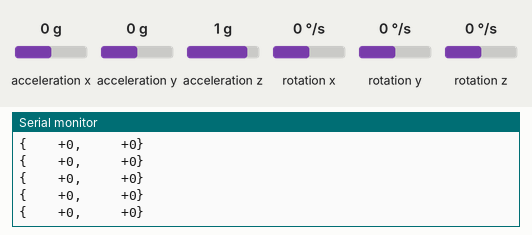
A sketch run on a simulated Arduino Uno, built with avr-gcc and run on an emulated ATmega328P. Shown: the last lines printed to the serial monitor. The inputs (shaded band) are chosen by the test bench; at power-on: acceleration x 0 g, acceleration y 0 g, acceleration z 1 g, rotation x 0 °/s, rotation y 0 °/s, rotation z 0 °/s.

Above: at 1.2 s.
1.3 s: acceleration x set to -1.4 g
At 1.56 s:
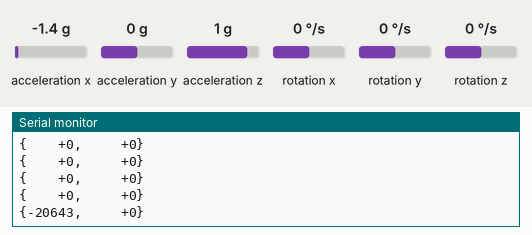
3.1 s: acceleration y set to -1.4 g
At 3.27 s:
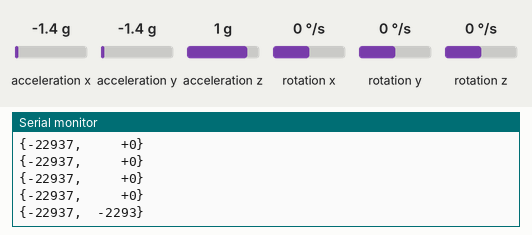
4.8 s: acceleration x set to 0 g
At 4.99 s:
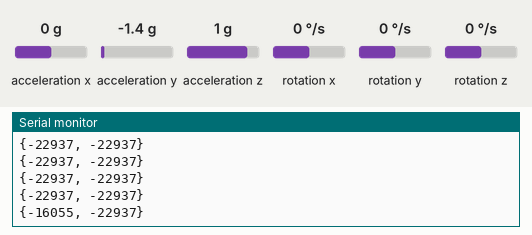
6.9 s: acceleration y set to 0 g
At 6.91 s:
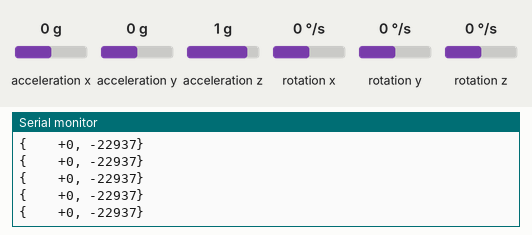
8.4 s: acceleration x set to -0.8 g
At 8.62 s:
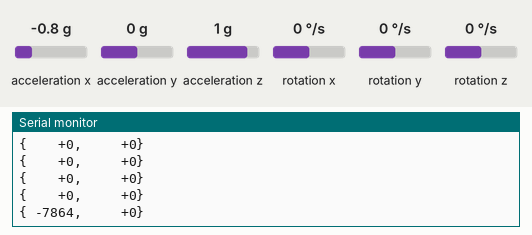
Timing chart, 0 to 10.9 s (numbered marks = the images above; inputs shaded):
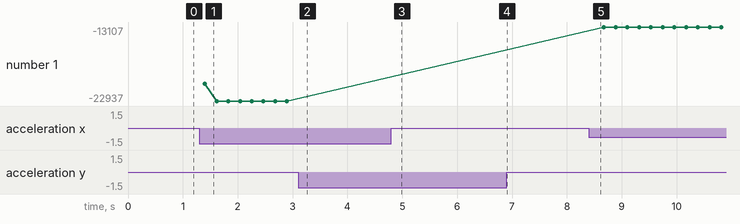

The sketch:

LSM303.ino
```cpp
#include <Wire.h>
#include <LSM303.h>

#define CALIBRATE 0

LSM303 compass;
LSM303::vector<int16_t> running_min = {32767, 32767, 32767}, running_max = {-32768, -32768, -32768};

char report[140];
int minX = -1626, minY = -539, minZ = 889;
int maxX = 212, maxY = -88, maxZ = 2680;

void read_avg(int *rx, int *ry, int *rz){
    long sumX = 0, sumY = 0, sumZ = 0;
    for(int i = 0; i < 10; i++){
        delay(10);
        compass.read();
        sumX += compass.a.x;
        sumY += compass.a.y;
        sumZ += compass.a.z;
    }

    *rx = sumX / 10;
    *ry = sumY / 10;
    *rz = sumZ / 10;
}

void setup() {
    Serial.begin(9600);
    Wire.begin();
    compass.init();
    compass.enableDefault();
    compass.read();
}

void calibrate() {
    int values[3];
    read_avg(&values[0], &values[1], &values[2]);
    running_min.x = min(running_min.x, values[0]);
    running_min.y = min(running_min.y, values[1]);
    running_min.z = min(running_min.z, values[2]);

    running_max.x = max(running_max.x, values[0]);
    running_max.y = max(running_max.y, values[1]);
    running_max.z = max(running_max.z, values[2]);

    snprintf(report, sizeof(report), "min: {%+6d, %+6d, %+6d}  max: {%+6d, %+6d, %+6d}",
        running_min.x, running_min.y, running_min.z, running_max.x, running_max.y, running_min.z);
    Serial.println(report);
}

void loop() {
    if (CALIBRATE){
        calibrate();
        delay(100);
    } else {
        int avgValues[3];
        read_avg(&avgValues[0], &avgValues[1], &avgValues[2]);
        if(avgValues[0] < maxX && avgValues[0] > minX)
            avgValues[0] = 0;
        if(avgValues[1] < maxY && avgValues[1] > minY)
            avgValues[1] = 0;
        if(avgValues[2] < maxZ && avgValues[2] > minZ)
            avgValues[2] = 0;
        snprintf(report, sizeof(report), "{%+6d, %+6d}", avgValues[0], avgValues[1]);
        Serial.println(report);
        delay(100);
    }
}
```

Measured:
- after the input at 1.3 s, the serial monitor: prints a new line after 0.10 s (image 1)
- after the input at 3.1 s, the serial monitor: prints a new line at once (image 2)
- after the input at 4.8 s, the serial monitor: prints a new line at once (image 3)
- after the input at 8.4 s, the serial monitor: prints a new line after 0.06 s (image 5)
- plotted number 1: -22937 → -13107 after the input at 8.4 s
